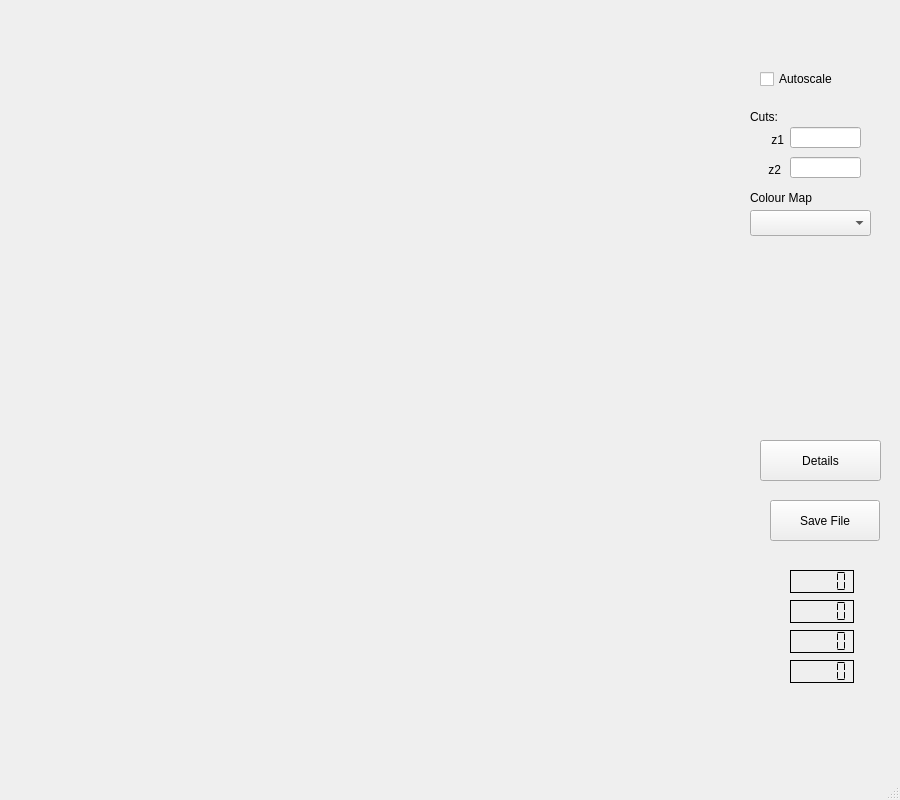
<?xml version="1.0" encoding="UTF-8"?>
<ui version="4.0">
 <class>MainWindow</class>
 <widget class="QMainWindow" name="MainWindow">
  <property name="geometry">
   <rect>
    <x>0</x>
    <y>0</y>
    <width>900</width>
    <height>800</height>
   </rect>
  </property>
  <property name="minimumSize">
   <size>
    <width>900</width>
    <height>500</height>
   </size>
  </property>
  <property name="maximumSize">
   <size>
    <width>900</width>
    <height>800</height>
   </size>
  </property>
  <property name="windowTitle">
   <string>Tom's FLIR Viewer</string>
  </property>
  <widget class="QWidget" name="centralwidget">
   <widget class="QWidget" name="horizontalLayoutWidget">
    <property name="geometry">
     <rect>
      <x>10</x>
      <y>10</y>
      <width>711</width>
      <height>461</height>
     </rect>
    </property>
    <layout class="QHBoxLayout" name="FLIR_hl">
     <property name="sizeConstraint">
      <enum>QLayout::SetDefaultConstraint</enum>
     </property>
    </layout>
   </widget>
   <widget class="QWidget" name="horizontalLayoutWidget_2">
    <property name="geometry">
     <rect>
      <x>10</x>
      <y>490</y>
      <width>461</width>
      <height>271</height>
     </rect>
    </property>
    <layout class="QHBoxLayout" name="hist_hl">
     <property name="sizeConstraint">
      <enum>QLayout::SetDefaultConstraint</enum>
     </property>
    </layout>
   </widget>
   <widget class="QPushButton" name="details_pb">
    <property name="geometry">
     <rect>
      <x>760</x>
      <y>440</y>
      <width>121</width>
      <height>41</height>
     </rect>
    </property>
    <property name="text">
     <string>Details</string>
    </property>
   </widget>
   <widget class="QComboBox" name="lut_cb">
    <property name="geometry">
     <rect>
      <x>750</x>
      <y>210</y>
      <width>121</width>
      <height>26</height>
     </rect>
    </property>
   </widget>
   <widget class="QLabel" name="label">
    <property name="geometry">
     <rect>
      <x>750</x>
      <y>190</y>
      <width>71</width>
      <height>16</height>
     </rect>
    </property>
    <property name="text">
     <string>Colour Map</string>
    </property>
   </widget>
   <widget class="QCheckBox" name="autoscale_cb">
    <property name="geometry">
     <rect>
      <x>760</x>
      <y>70</y>
      <width>121</width>
      <height>18</height>
     </rect>
    </property>
    <property name="text">
     <string>Autoscale</string>
    </property>
   </widget>
   <widget class="QLineEdit" name="z1_le">
    <property name="geometry">
     <rect>
      <x>790</x>
      <y>127</y>
      <width>71</width>
      <height>21</height>
     </rect>
    </property>
   </widget>
   <widget class="QLineEdit" name="z2_le">
    <property name="geometry">
     <rect>
      <x>790</x>
      <y>157</y>
      <width>71</width>
      <height>21</height>
     </rect>
    </property>
   </widget>
   <widget class="QLabel" name="label_2">
    <property name="geometry">
     <rect>
      <x>763</x>
      <y>130</y>
      <width>21</width>
      <height>20</height>
     </rect>
    </property>
    <property name="text">
     <string>z1</string>
    </property>
    <property name="alignment">
     <set>Qt::AlignRight|Qt::AlignTrailing|Qt::AlignVCenter</set>
    </property>
   </widget>
   <widget class="QLabel" name="label_3">
    <property name="geometry">
     <rect>
      <x>760</x>
      <y>160</y>
      <width>21</width>
      <height>20</height>
     </rect>
    </property>
    <property name="text">
     <string>z2</string>
    </property>
    <property name="alignment">
     <set>Qt::AlignRight|Qt::AlignTrailing|Qt::AlignVCenter</set>
    </property>
   </widget>
   <widget class="QLabel" name="label_4">
    <property name="geometry">
     <rect>
      <x>750</x>
      <y>107</y>
      <width>51</width>
      <height>20</height>
     </rect>
    </property>
    <property name="text">
     <string>Cuts:</string>
    </property>
    <property name="alignment">
     <set>Qt::AlignLeading|Qt::AlignLeft|Qt::AlignVCenter</set>
    </property>
   </widget>
   <widget class="QPushButton" name="save_pb">
    <property name="geometry">
     <rect>
      <x>770</x>
      <y>500</y>
      <width>110</width>
      <height>41</height>
     </rect>
    </property>
    <property name="text">
     <string>Save File</string>
    </property>
   </widget>
   <widget class="QLCDNumber" name="frame_lcd">
    <property name="geometry">
     <rect>
      <x>790</x>
      <y>570</y>
      <width>64</width>
      <height>23</height>
     </rect>
    </property>
    <property name="frameShape">
     <enum>QFrame::Box</enum>
    </property>
    <property name="frameShadow">
     <enum>QFrame::Plain</enum>
    </property>
    <property name="segmentStyle">
     <enum>QLCDNumber::Flat</enum>
    </property>
   </widget>
   <widget class="QLCDNumber" name="time_lcd">
    <property name="geometry">
     <rect>
      <x>790</x>
      <y>600</y>
      <width>64</width>
      <height>23</height>
     </rect>
    </property>
    <property name="frameShadow">
     <enum>QFrame::Plain</enum>
    </property>
    <property name="segmentStyle">
     <enum>QLCDNumber::Flat</enum>
    </property>
   </widget>
   <widget class="QLCDNumber" name="good_lcd">
    <property name="geometry">
     <rect>
      <x>790</x>
      <y>630</y>
      <width>64</width>
      <height>23</height>
     </rect>
    </property>
    <property name="frameShadow">
     <enum>QFrame::Plain</enum>
    </property>
    <property name="segmentStyle">
     <enum>QLCDNumber::Flat</enum>
    </property>
   </widget>
   <widget class="QLCDNumber" name="bad_lcd">
    <property name="geometry">
     <rect>
      <x>790</x>
      <y>660</y>
      <width>64</width>
      <height>23</height>
     </rect>
    </property>
    <property name="frameShadow">
     <enum>QFrame::Plain</enum>
    </property>
    <property name="segmentStyle">
     <enum>QLCDNumber::Flat</enum>
    </property>
   </widget>
  </widget>
  <widget class="QStatusBar" name="statusbar"/>
 </widget>
 <resources/>
 <connections/>
</ui>
